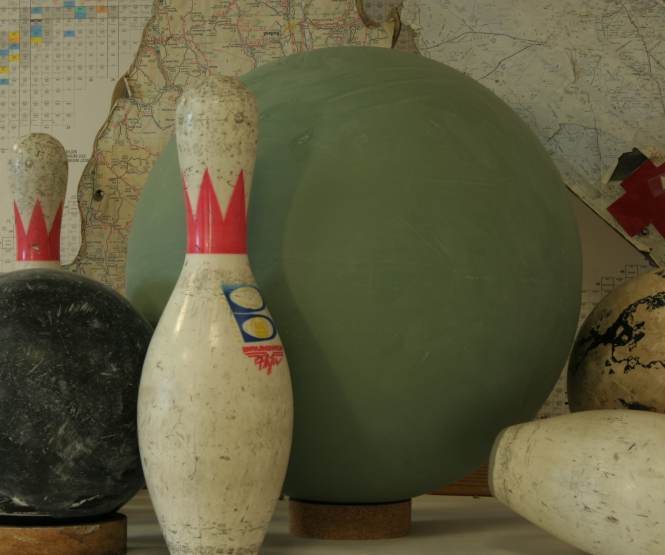
//> input picture view0.png, 1330 x 1110 px (shown at 1/2 size)
$ ./Geom_lab_2_FINAL   (built with g++ and OpenCV 4)
//> lines starting //> are read from the running program, lines starting //| are printed output that depends on the picture; pictures that were not available may be replaced by others from this repository, and a replacement may not be noted
#include "opencv2/core/core.hpp"
#include "opencv2/highgui/highgui.hpp"
#include "opencv2/imgproc/imgproc.hpp"
#include <iostream>
#include <vector>
#include <cmath>
#include <chrono>

using namespace cv;
using namespace std;
using namespace std::chrono;

#define PI 3.14159265
#define inf 10000.

// [232 lines left out: functions fancyColor, notfancyColor, run, not called in this run]

int main()
{
	Mat Limage_, Limage;
	Limage_ = imread("view0.png", IMREAD_UNCHANGED);
//> Limage_ is the input picture: 1110 rows x 1330 cols, CV_8UC3; mean B, G, R 63.7, 92.5, 96.7
	cvtColor(Limage_, Limage, COLOR_BGR2GRAY);
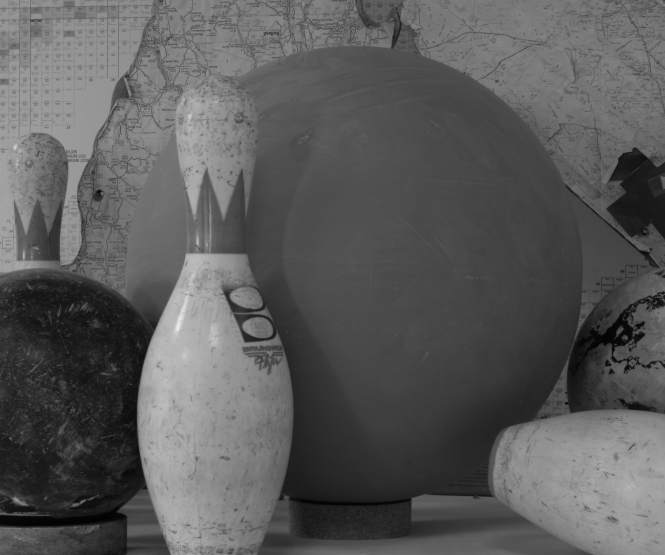
//> Limage: 1110 rows x 1330 cols, CV_8UC1 (shown at 1/2 size); min 1, max 249, mean 90.4
	//imshow("Gray image L", Limage);

	Mat Rimage_, Rimage;
	Rimage_ = imread("view1.png", IMREAD_UNCHANGED);
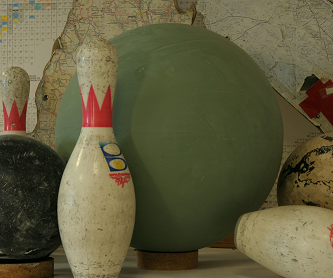
//> input picture view2.png, 333 x 278 px, given in place of view1.png, which was not available
//> Rimage_ is the input picture: 278 rows x 333 cols, CV_8UC4; mean B, G, R, A 61.1, 90.8, 95.2, 255
	cvtColor(Rimage_, Rimage, COLOR_BGR2GRAY);
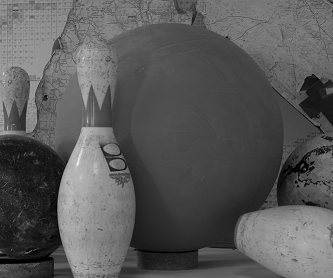
//> Rimage: 278 rows x 333 cols, CV_8UC1; min 0, max 245, mean 88.7
	//imshow("Gray image R", Rimage);

	auto start = high_resolution_clock::now();

	const int height = Limage.size().height;
//> height = 1110
	const int width = Limage.size().width;
//> width = 1330
	const int modT = height * width;
//> modT = 1476300

	// Get array from Mat
	int** Lcolors = new int* [width];
	for (int x = 0; x < width; ++x)
	{
		Lcolors[x] = new int [height];
		for (int y = 0; y < height; ++y)
			Lcolors[x][y] = int(Limage.at<uchar>(y, x));
	}

	int** Rcolors = new int* [width];
	for (int x = 0; x < width; ++x)
	{
		Rcolors[x] = new int[height];
		for (int y = 0; y < height; ++y)
			Rcolors[x][y] = int(Rimage.at<uchar>(y, x));
	}
	cout << "Read Images" << endl;

	const int minDx = -50;
	const int maxDx = 0;
	const int minDy = 0;
	const int maxDy = 0;

	const int sizeX = maxDx - minDx + 1;
	const int sizeY = maxDy - minDy + 1;
	const int maxD = max(abs(minDx), abs(maxDx)) + max(abs(minDy), abs(maxDy));
	const int modK = sizeX * sizeY;

	int*** K = new int** [sizeX];
	for (int dx = 0; dx < sizeX; ++dx)
	{
		K[dx] = new int* [sizeY];
		for (int dy = 0; dy < sizeY; ++dy)
		{
			K[dx][dy] = new int[2];
			K[dx][dy][0] = dx + minDx;
			K[dx][dy][1] = dy + minDy;
		}
	}

	double**** q = new double*** [width];
	for (int x = 0; x < width; ++x)
	{
//> (the run ends here: the program stops with an error, at `q[x] = new double** [height];`)
